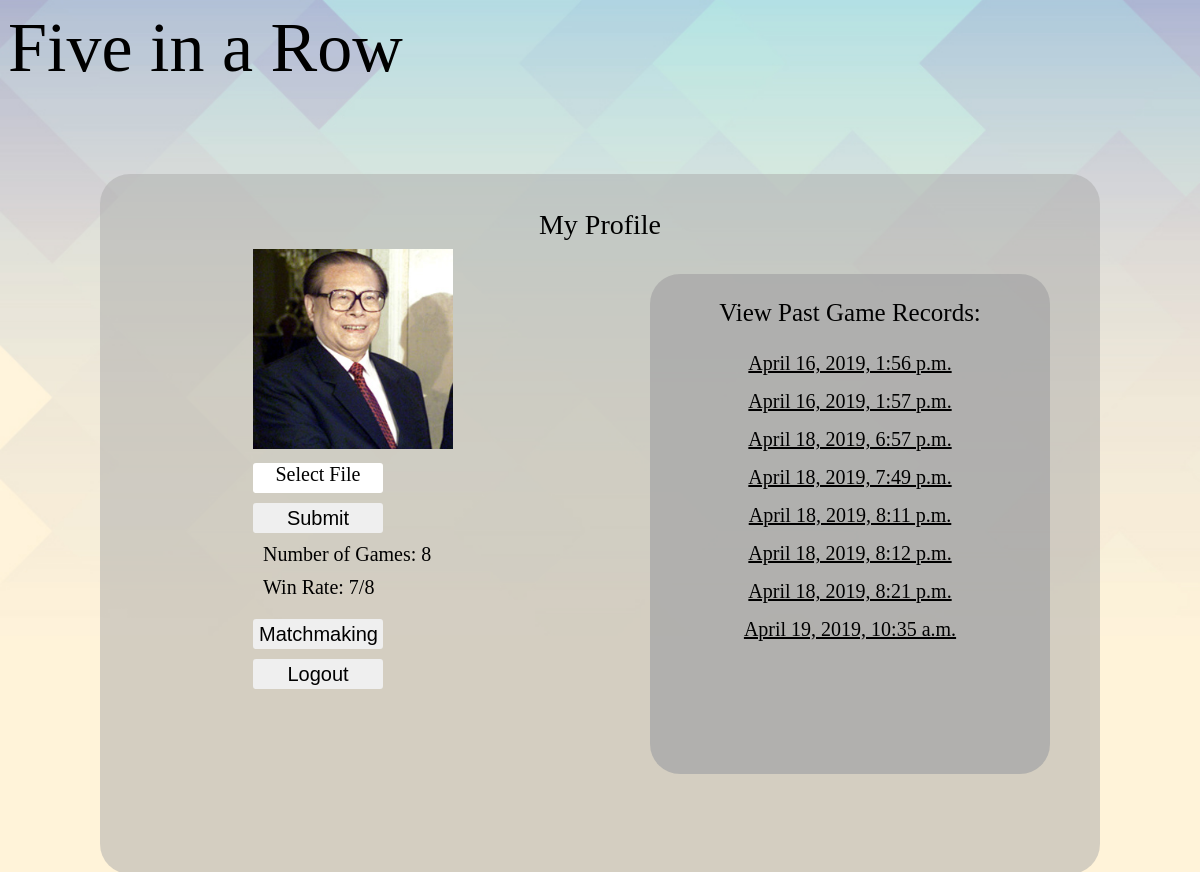
The app's page /OnlineFiveinaRow/profile_me (signed in) with its own data.
### OnlineFiveinaRow/models.py (models this page shows)
class Profile(models.Model):
	username     = models.CharField(max_length = 20)
	picture      = models.FileField(blank=True, upload_to='static/images/')
	content_type = models.CharField(max_length=50)
	game_sum     = models.IntegerField()
	win_sum      = models.IntegerField()
	game_records = models.ManyToManyField(Gamerecord, blank=True)

class Gamerecord(models.Model):
	process_record   = models.CharField(max_length=800)
	ending_time      = models.DateTimeField(auto_now_add=True)

### OnlineFiveinaRow/views.py (the view, shortened to what this page needs)
# urls.py: path('profile_me', views.profile_me_action, name='profile_me'),
def profile_me_action(request):
    if request.method == 'GET':
        profile_me = Profile.objects.get(username=request.user.username)
        record_col = profile_me.game_records.all()
        context={'profile': profile_me, 'all_record': record_col}
        return render(request, 'OnlineFiveinaRow/profile_me.html', context)

### OnlineFiveinaRow/templates/OnlineFiveinaRow/profile_me.html (shortened to what this page needs)
{% extends "OnlineFiveinaRow/base_profile_me.html" %}
{% block content %}
    <p class="title">My Profile</p>
    <table>
      <tr>
        <td>
          <form method="post" enctype="multipart/form-data">
            {% if profile.picture %}
              <img id="id_user_picture" src="{% url 'photo' profile.id %}" width="200px">
            {% else %}
              <img id="id_user_picture" src="/static/images/default_picture.png" width="200px">
            {% endif %}
            <br>
            <div class="fake_button">Select File</div>
            <button class="file_button" type="submit" id="id_update_profile_button">Submit</button>
            <br>
            <p class="text1">Number of Games: {{profile.game_sum}}</p>
            <p class="text1">Win Rate: {{profile.win_sum}}/{{profile.game_sum}}</p>
          </form>
          <a href="{% url 'matchmaking' %}"><button class="link">Matchmaking</button></a>
          <br>
          <a href="{% url 'logout' %}"><button class="link">Logout</button></a>
        </td>
        <td>
          <div class="recordarea">
            <p class="text2">View Past Game Records:</p>
            {% for record in all_record %}
              <div><a class="text1" href="{% url 'rebuildgame' id=record.id%}">{{record.ending_time}}</a></div>
              <br>
            {% endfor %}
          </div>
        </td>
      </tr>
    </table>
{% endblock %}

### OnlineFiveinaRow/static/OnlineFiveinaRow/base_profile_me.css (style rules this page uses)
.profile_me { background-image: url(../images/profile_me_background.jpg); background-repeat: no-repeat; background-size: cover; background-attachment: fixed; }
.title { text-align: center; font-size: 28px; padding-top: 30px; margin: 5px; }
table { padding-left: 150px; }
#id_user_picture { object-fit: cover; width: 200px; height: 200px; object-position: 0 0; }
.fake_button { font-size: 20px; color: black; margin-top: 10px; border-width: 0; border-radius: 3px; height: 30px; width: 130px; background-color: white; text-align: center; }
.file_button { font-size: 20px; color: black; margin-top: 10px; border-width: 0; border-radius: 3px; height: 30px; width: 130px; }
.text1 { font-size: 20px; color: black; margin: 10px; }
.text2 { font-size: 25px; text-align: center; }
.link { font-size: 20px; color: black; margin-top: 10px; border-width: 0; border-radius: 3px; height: 30px; width: 130px; }
.recordarea { width: 400px; height: 500px; background-color: rgba(169, 169, 169, 0.8); border:0px solid rgba(240,255,255); border-radius: 30px; overflow: auto; position: absolute; top: 100px; left:55% }
.recordarea div { width: 100%; height: 20px; text-align: center; }

### records on screen
Profile: game_sum "8", win_sum "7"
Gamerecord: ending_time "April 16, 2019, 1:56 p.m."
Gamerecord: ending_time "April 16, 2019, 1:57 p.m."
Gamerecord: ending_time "April 18, 2019, 6:57 p.m."
Gamerecord: ending_time "April 18, 2019, 7:49 p.m."
Gamerecord: ending_time "April 18, 2019, 8:11 p.m."
Gamerecord: ending_time "April 18, 2019, 8:12 p.m."
Gamerecord: ending_time "April 18, 2019, 8:21 p.m."
Gamerecord: ending_time "April 19, 2019, 10:35 a.m."
